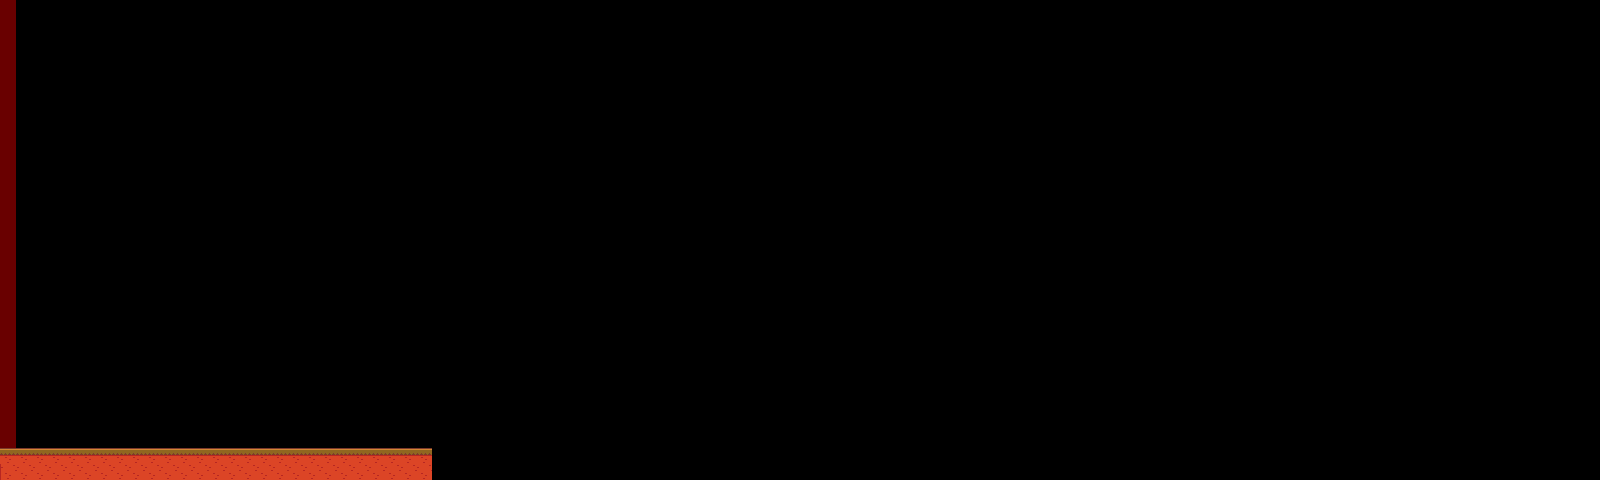

A 2D game scene composited from a Tiled map and its tileset images. What follows is a short description and the map's XML, with each tile layer's data collapsed to a summary:
An orthogonal 100x30 tile map with 16x16 px tiles, 2 tile layers (Capa de patrones 1, Colliders), 2 tilesets.

<map version="1.9" tiledversion="1.9.2" orientation="orthogonal" renderorder="right-down" width="100" height="30" tilewidth="16" tileheight="16" infinite="0" nextlayerid="3" nextobjectid="1">
 <tileset firstgid="1" name="arcade_platformerV2" tilewidth="16" tileheight="16" tilecount="440" columns="22">
  <image source="arcade_platformerV2.png" width="352" height="320" />
 </tileset>
 <tileset firstgid="441" name="MapMetadata" tilewidth="16" tileheight="16" spacing="1" margin="1" tilecount="6" columns="3">
  <image source="MapMetadata.png" width="67" height="34" />
 </tileset>
 <layer id="1" name="Capa de patrones 1" width="100" height="30">
  <data>[3000 cells, 54 non-empty, 3 distinct tile ids]</data>
 </layer>
 <layer id="2" name="Colliders" width="100" height="30">
  <data>[3000 cells, 82 non-empty, 1 distinct tile ids]</data>
 </layer>
</map>
